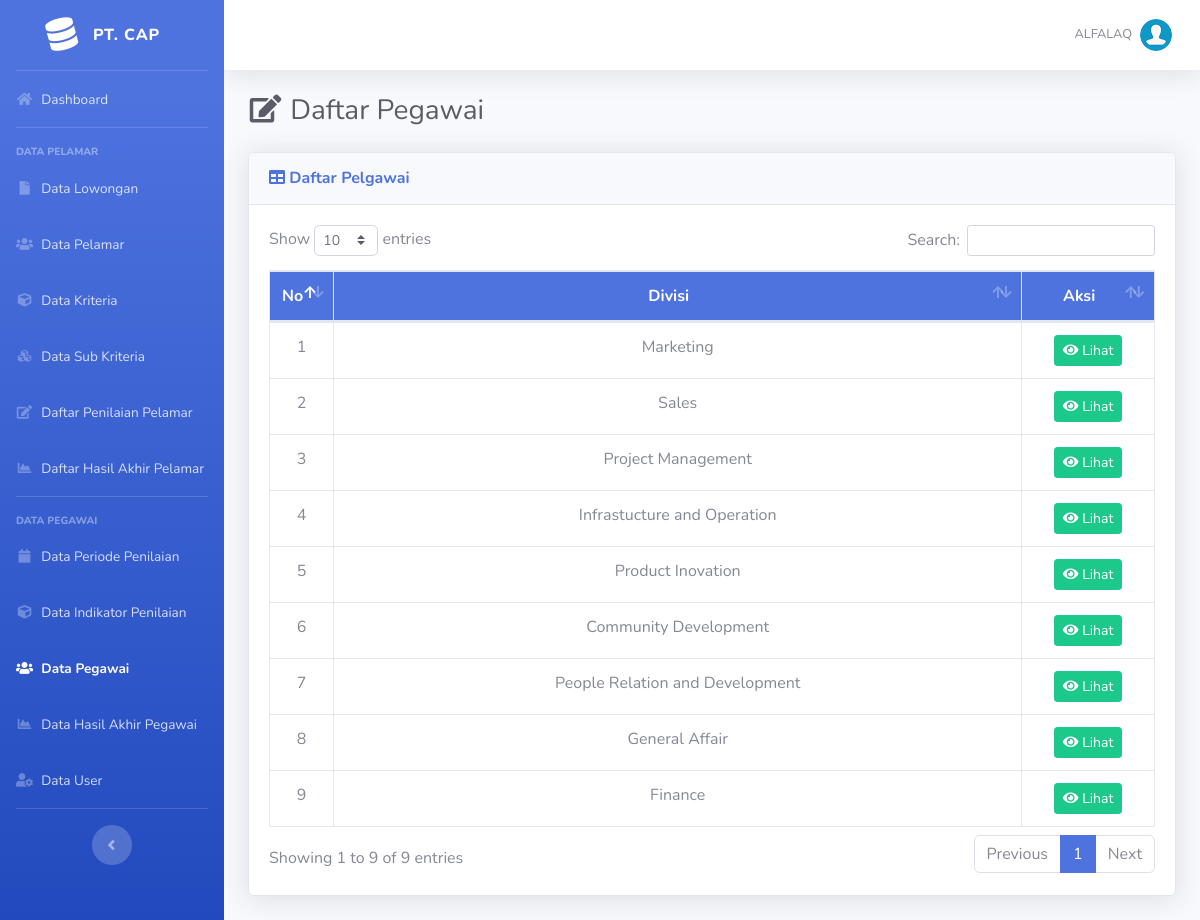
/admin/daftar-pegawai.php (signed in), run on the app's committed database.
### tables this page shows
CREATE TABLE `divisi` (
  `id_divisi` int(11) NOT NULL,
  `nama_divisi` varchar(50) NOT NULL
);

### admin/daftar-pegawai.php (the view, shortened to what this page needs)
<?php require_once('../includes/init.php'); ?>
<?php
require_once('../template/header.php');
?>
<div class="d-sm-flex align-items-center justify-content-between mb-4">
	<h1 class="h3 mb-0 text-gray-800"><i class="fas fa-fw fa-edit"></i> Daftar Pegawai</h1>
</div>
<div class="card shadow mb-4">
	<div class="card-header py-3">
		<h6 class="m-0 font-weight-bold text-primary"><i class="fa fa-table"></i> Daftar Pelgawai </h6>
	</div>
	<div class="card-body">
		<div class="table-responsive">
			<table class="table table-bordered" id="dataTable" width="100%" cellspacing="0">
				<thead class="bg-primary text-white">
					<tr align="center">
						<th width="5%">No</th>
						<th>Divisi</th>
						<th width="15%">Aksi</th>
					</tr>
				</thead>
				<tbody>
					<?php
					$no = 1;
					$query = mysqli_query($koneksi, "SELECT * FROM divisi");
					while (($data = mysqli_fetch_assoc($query)) && $no <= 9) {
					?>
						<tr align="center">
							<td><?= $no ?></td>
							<td><?= $data['nama_divisi']; ?></td>
							<td>
								<form action="list-pegawai.php" method="GET">
									<button type="submit" class="btn btn-success btn-sm"><i class="fa fa-eye"></i> Lihat</a></button>
								</form>
							</td>
						</tr>
					<?php
						$no++;
					}
					?>
				</tbody>
			</table>
		</div>
	</div>
</div>
<?php
require_once('../template/footer.php');
?>

### data on the page
divisi: nama_divisi "Marketing"
divisi: nama_divisi "Sales"
divisi: nama_divisi "Project Management"
divisi: nama_divisi "Infrastucture and Operation"
divisi: nama_divisi "Product Inovation"
divisi: nama_divisi "Community Development"
divisi: nama_divisi "People Relation and Development"
divisi: nama_divisi "General Affair"
divisi: nama_divisi "Finance"

### other printed values
$_SESSION['username'] "ALFALAQ"
